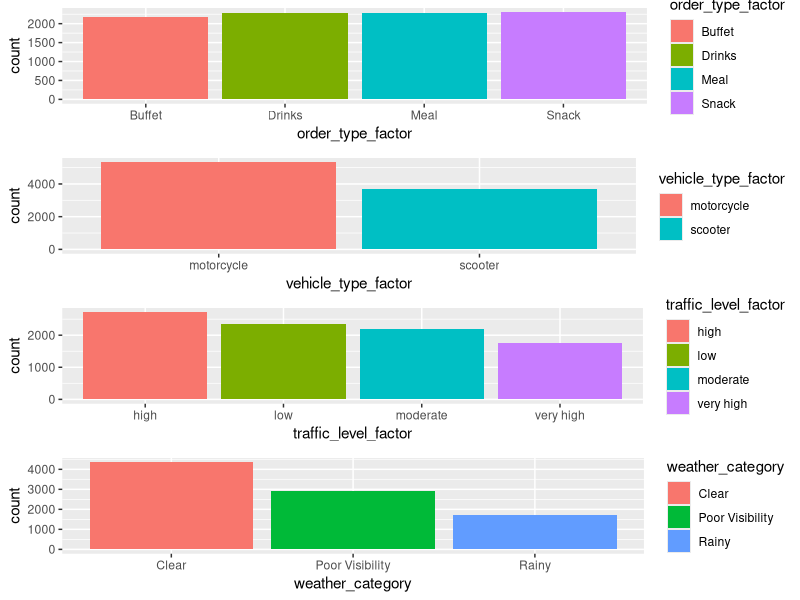
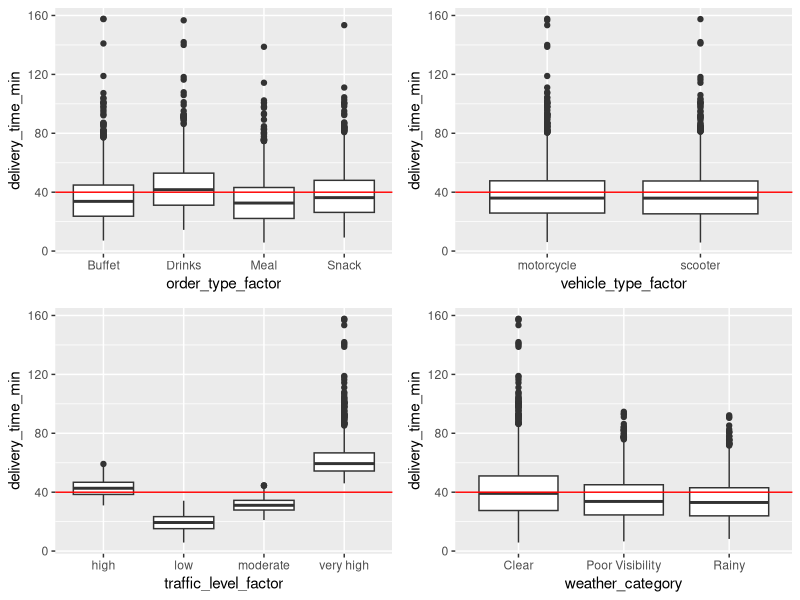
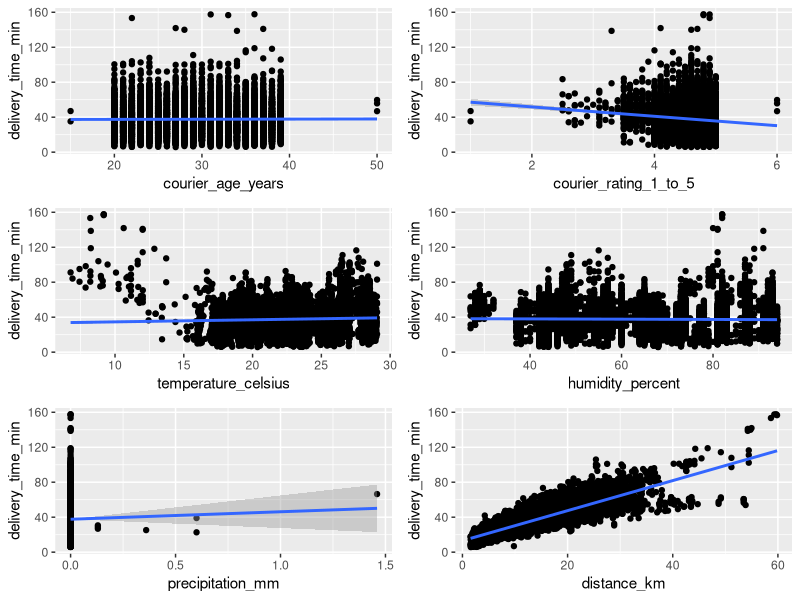
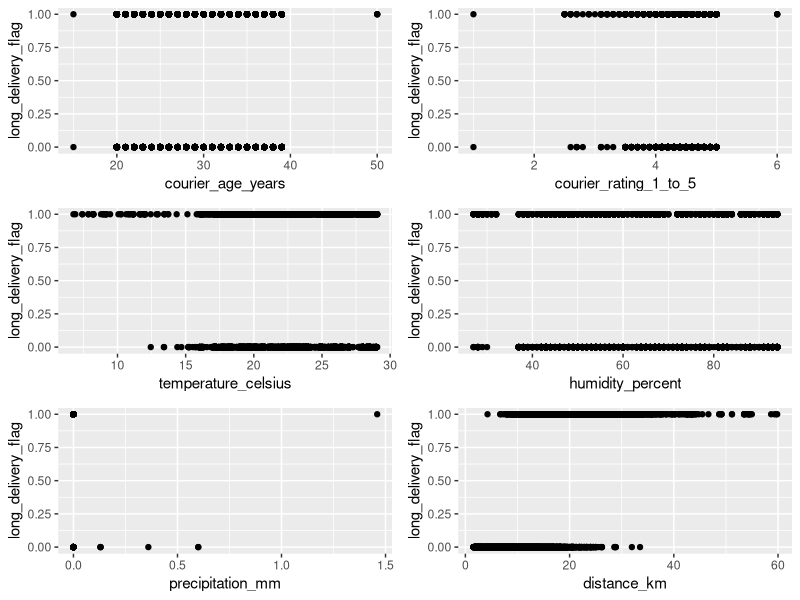
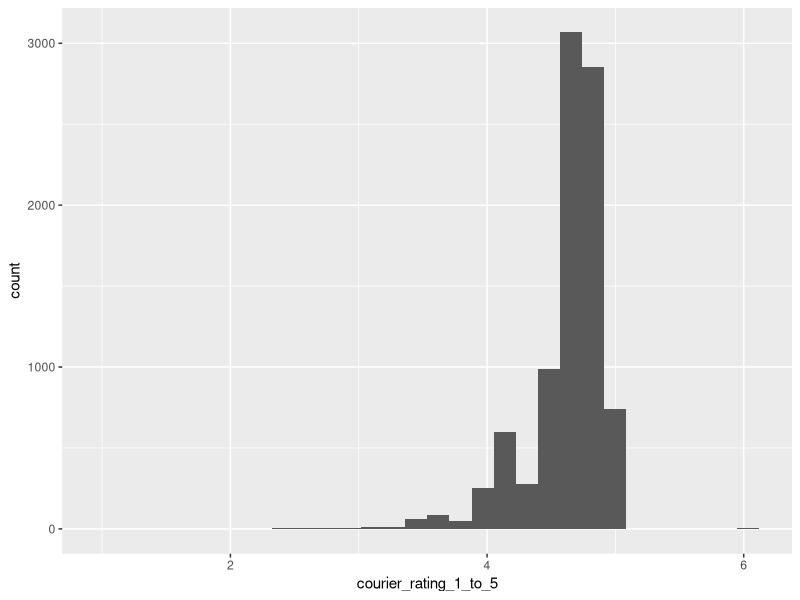
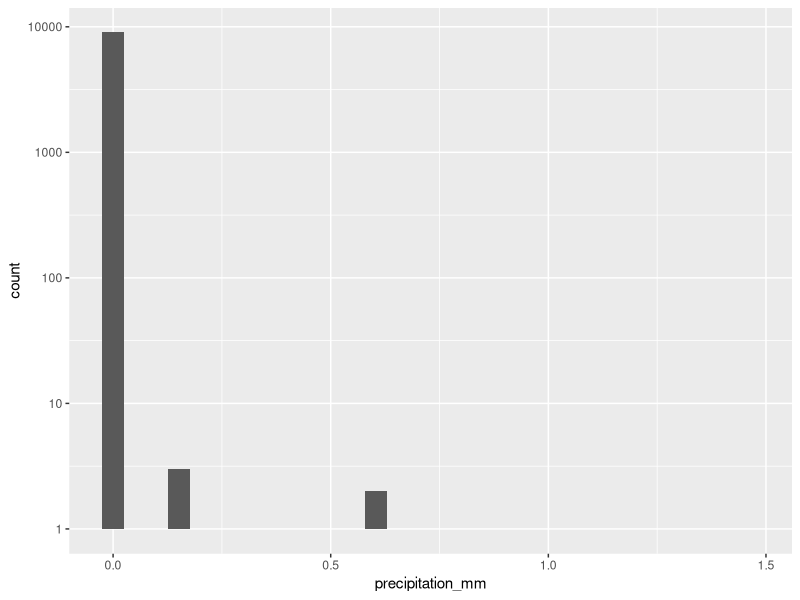

These charts were generated, in order, by the following R code:
suppressPackageStartupMessages(library(tidyverse))
library(tidyverse)
library(gridExtra)

getwd()
# Generalised Linear Model Poisson – Regression on average_speed_kmph
df_clean <- read.csv("../data/cleaned_data.csv")
dim(df_clean)
#options(width = 160)
head(df_clean)
summary(df_clean)
# checking traffic_level_factor
table(df_clean$traffic_level_factor, useNA = "always")
levels(df_clean$traffic_level_factor)
summary(df_clean$traffic_level_clean)

# Fix factor ordering in the original dataframe
# df_clean$traffic_level_factor <- factor(
#   df_clean$traffic_level_factor,
#   levels = c("very low", "low", "moderate", "high", "very high"),
#   ordered = TRUE
# )

#  Convert to unordered factor
df_clean$traffic_level_factor <- factor(df_clean$traffic_level_factor, ordered = FALSE)
#  Set the reference level
df_clean$traffic_level_factor <- relevel(df_clean$traffic_level_factor, ref = "very low")

table(df_clean$vehicle_type_factor)
table(df_clean$traffic_level_factor)

# Pre-process vehicle_type_factor
df_clean <- df_clean %>%
  # Remove bicycle as only 10 observations
  filter(vehicle_type_factor != "bicycle") %>%
  mutate(
    # Merge electric scooter and scooter
    vehicle_type_factor = if_else(
      vehicle_type_factor == 'electric_scooter',
      "scooter",
      vehicle_type_factor
    ),
    # Merge very low and low
    traffic_level_factor = if_else(
      traffic_level_factor == 'very low',
      "low",
      traffic_level_factor
    )
  )

# Plot bar charts of observations per factor
p1 <- ggplot(data=df_clean, mapping=aes(x=order_type_factor)) +
  geom_bar(mapping=aes(fill = order_type_factor))
p2 <- ggplot(data=df_clean, mapping=aes(x=vehicle_type_factor)) +
  geom_bar(mapping=aes(fill = vehicle_type_factor))
p3 <- ggplot(data=df_clean, mapping=aes(x=traffic_level_factor)) +
  geom_bar(mapping=aes(fill = traffic_level_factor))
p4 <- ggplot(data=df_clean, mapping=aes(x=weather_category)) +
  geom_bar(mapping=aes(fill = weather_category))

grid.arrange(p1, p2, p3, p4, nrow = 4, ncol=1)

# Boxplots for completeness
p1 <- ggplot(data=df_clean, mapping=aes(x=order_type_factor, y=delivery_time_min)) +
  geom_boxplot() +
  geom_hline(aes(yintercept=40),colour="red")
p2 <- ggplot(data=df_clean, mapping=aes(x=vehicle_type_factor, y=delivery_time_min)) +
  geom_boxplot() +
  geom_hline(aes(yintercept=40),colour="red")
p3 <- ggplot(data=df_clean, mapping=aes(x=traffic_level_factor, y=delivery_time_min)) +
  geom_boxplot() +
  geom_hline(aes(yintercept=40),colour="red")
p4 <- ggplot(data=df_clean, mapping=aes(x=weather_category, y=delivery_time_min)) +
  geom_boxplot() +
  geom_hline(aes(yintercept=40),colour="red")

grid.arrange(p1, p2, p3, p4, nrow = 2, ncol=2)

# Plot continuous variables against delivery time
p1 <- ggplot(data=df_clean, mapping=aes(x=courier_age_years, y=delivery_time_min)) +
  geom_point() +
  geom_smooth(method='lm')
p2 <- ggplot(data=df_clean, mapping=aes(x=courier_rating_1_to_5, y=delivery_time_min)) +
    geom_point() +
  geom_smooth(method='lm')
p3 <- ggplot(data=df_clean, mapping=aes(x=temperature_celsius, y=delivery_time_min)) +
    geom_point() +
  geom_smooth(method='lm')
p4 <- ggplot(data=df_clean, mapping=aes(x=humidity_percent, y=delivery_time_min)) +
    geom_point() +
  geom_smooth(method='lm')
p5 <- ggplot(data=df_clean, mapping=aes(x=precipitation_mm, y=delivery_time_min)) +
    geom_point() +
  geom_smooth(method='lm')
p6 <- ggplot(data=df_clean, mapping=aes(x=distance_km, y=delivery_time_min)) +
    geom_point() +
  geom_smooth(method='lm')

grid.arrange(p1, p2, p3, p4, p5, p6, nrow = 3, ncol=2)

# Plot continuous variables against long delivery flag
p1 <- ggplot(data=df_clean, mapping=aes(x=courier_age_years, y=long_delivery_flag)) +
  geom_point()
p2 <- ggplot(data=df_clean, mapping=aes(x=courier_rating_1_to_5, y=long_delivery_flag)) +
  geom_point()
p3 <- ggplot(data=df_clean, mapping=aes(x=temperature_celsius, y=long_delivery_flag)) +
  geom_point()
p4 <- ggplot(data=df_clean, mapping=aes(x=humidity_percent, y=long_delivery_flag)) +
  geom_point()
p5 <- ggplot(data=df_clean, mapping=aes(x=precipitation_mm, y=long_delivery_flag)) +
  geom_point()
p6 <- ggplot(data=df_clean, mapping=aes(x=distance_km, y=long_delivery_flag)) +
  geom_point()

grid.arrange(p1, p2, p3, p4, p5, p6, nrow = 3, ncol=2)

## Cannot use courier rating as heavily left-skewed
ggplot(data=df_clean, mapping=aes(x=courier_rating_1_to_5)) +
  geom_histogram()

## Cannot use precipitation as observations not diverse enough
ggplot(data=df_clean, mapping=aes(x=precipitation_mm)) +
  geom_histogram() +
  scale_y_log10()  # log-scale on counts

# Conclusion: Amongst continuous variables, only temperature_celsius and 
# distance_km seem appropriate to model long_delivery_flag

# GLM Binomial model (all features)
binomial.model.test <- glm(
  long_delivery_flag ~ courier_age_years + courier_rating_1_to_5 + 
    temperature_celsius + humidity_percent + precipitation_mm +
    distance_km + order_type_factor + vehicle_type_factor +
    traffic_level_factor +  weather_category,
  data = df_clean,
  family = binomial
)
summary(binomial.model.test)
df_clean$y_pred = predict(binomial.model.test,
  df_clean[c('courier_age_years', 'courier_rating_1_to_5',
  'temperature_celsius', 'humidity_percent', 'precipitation_mm',
  'distance_km', 'order_type_factor', 'vehicle_type_factor',
  'traffic_level_factor', 'weather_category')], type="response")


# GLM Binomial model (1st iteration screened features)
binomial.model.test <- glm(
  long_delivery_flag ~ temperature_celsius + distance_km +
    order_type_factor + vehicle_type_factor +
    traffic_level_factor + weather_category,
  data = df_clean,
  family = binomial
)
summary(binomial.model.test)
df_clean$y_pred = predict(binomial.model.test,
    df_clean[c('temperature_celsius', 'distance_km', 'order_type_factor',
     'vehicle_type_factor', 'traffic_level_factor',
     'weather_category')], type="response")

## Vehicle Type and Traffic level have very high p-values
## There is not enough statistical evidence to prove they have a significant effect

# Refine the Binomial regression by removing unnecessary variables
binomial.model.test <- glm(
  long_delivery_flag ~ temperature_celsius + distance_km +
    order_type_factor + weather_category,
  data = df_clean,
  family = binomial
)
summary(binomial.model.test)


## AIC increased from 2704 to 4602 but now all features have a significant effect
## according to p-values.

# Make predictions on old data
df_clean$y_pred = predict(binomial.model.test,
  df_clean[c('temperature_celsius', 'distance_km', 'order_type_factor',
               'weather_category')], type="response")

# Convert to class labels (using 0.5 cutoff)
df_clean <- df_clean %>%
  mutate(y_pred = if_else(y_pred > 0.5, 1, 0))

# Confusion matrix
table(Predicted = df_clean$y_pred, Actual = df_clean$long_delivery_flag)

# Accuracy
mean(df_clean$y_pred == df_clean$long_delivery_flag)


# Print the regression formula with coefficients
cat("Long_delivery_flag = ", paste0(
  round(coef(binomial.model.test)[1], 3), " + ",
  paste0(names(coef(binomial.model.test))[-1], " * ", round(coef(binomial.model.test)[-1], 3), collapse = " + ")
))

coef.distance.10 <- coef(binomial.model.test)["distance_km"] * 10
coef.distance.10
##
print(exp(coef.distance.10), digits = 5)
